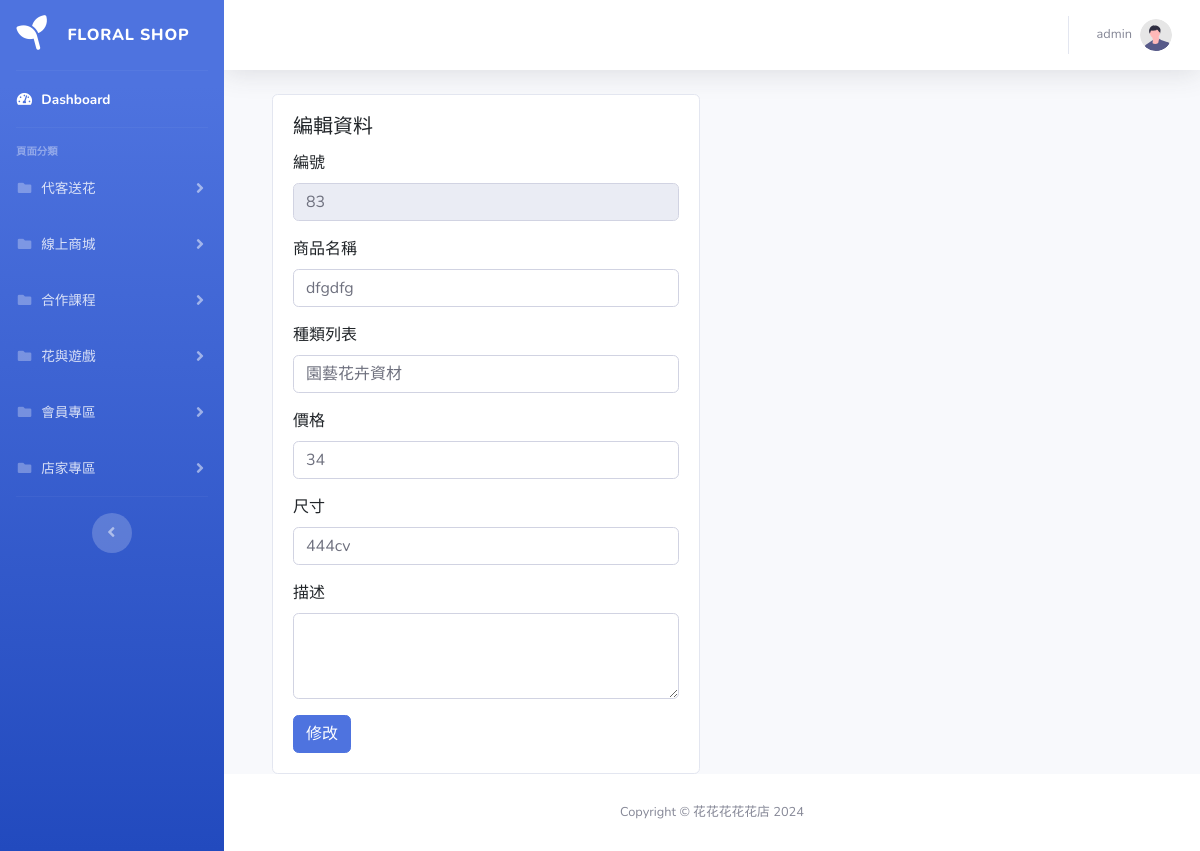
/pages/product/edit.php?product_id=83, run on the app's committed database.
### tables this page shows
CREATE TABLE `product` (
  `product_id` int(11) NOT NULL,
  `name` varchar(255) NOT NULL,
  `categories_id` int(11) NOT NULL,
  `price` int(11) NOT NULL,
  `size` varchar(255) NOT NULL,
  `created_at` datetime NOT NULL,
  `updated_at` datetime DEFAULT NULL,
  `description` text DEFAULT NULL
);

### pages/product/edit.php (the view, shortened to what this page needs)
<?php
require '../parts/db_connect.php';
$product_id = isset($_GET["product_id"]) ? intval($_GET["product_id"]) : 0;
$sql = "SELECT p.*, c.name AS category_name
        FROM product p
        LEFT JOIN categories c ON p.categories_id = c.categories_id
        WHERE product_id=$product_id";
$row = $pdo->query($sql)->fetch();
?>
<?php include '../parts/html-head.php' ?>
<body id="page-top">
  <div id="wrapper">
    <?php include '../parts/navbar.php' ?>
    <div id="content-wrapper" class="d-flex flex-column">
      <div id="content">
        <?php include '../parts/navtop.php' ?>
        <div class="container-fluid">
          <div class="container">
            <div class="row">
              <div class="col-6">
                <div class="card">
                  <div class="card-body">
                    <h5 class="card-title">編輯資料</h5>
                    <form name="form1" method="post" onsubmit="sendForm(event)">
                      <div class="mb-3">
                        <label class="form-label">編號</label>
                        <input type="text" class="form-control" disabled value="<?= $row['product_id'] ?>">
                      </div>
                      <div class="mb-3">
                        <label for="name" class="form-label">商品名稱</label>
                        <input type="text" class="form-control" id="name" name="name" value="<?= htmlentities($row['name']) ?>">
                      </div>
                      <div class="mb-3">
                        <label for="categories_id" class="form-label">種類列表</label>
                        <select class="form-control" id="categories_id" name="categories_id">
                          <?php
                          $categoriesSql = "SELECT * FROM categories";
                          $categoriesResult = $pdo->query($categoriesSql);
                          while ($category = $categoriesResult->fetch(PDO::FETCH_ASSOC)) {
                            $categoryId = $category['categories_id'];
                            $categoryName = htmlentities($category['name']);
                            $selected = ($categoryId == $row['categories_id']) ? 'selected' : '';
                            echo "<option value=\"$categoryId\" $selected>$categoryName</option>";
                          }
                          ?>
                        </select>
                      </div>
                      <div class="mb-3">
                        <label for="price" class="form-label">價格</label>
                        <input type="number" class="form-control" id="price" name="price" value="<?= $row['price'] ?>">
                      </div>
                      <div class="mb-3">
                        <label for="size" class="form-label">尺寸</label>
                        <input type="text" class="form-control" id="size" name="size" value="<?= $row['size'] ?>">
                      </div>
                      <div class="mb-3">
                        <label for="description" class="form-label">描述</label>
                        <textarea class="form-control" name="description" id="description" cols="30" rows="3"><?= $row['description'] ?></textarea>
                      </div>
                      <button type="submit" class="btn btn-primary">修改</button>
                    </form>
                  </div>
                </div>
              </div>
            </div>
          </div>
        </div>
      </div>
      <?php include '../parts/footer.php' ?>
    </div>
  </div>
  <?php include '../parts/html-foot.php' ?>

### data on the page
product: product_id "83", name "dfgdfg", price "34", size "444cv"

### other printed values
form field categories_id "園藝花卉資材"
